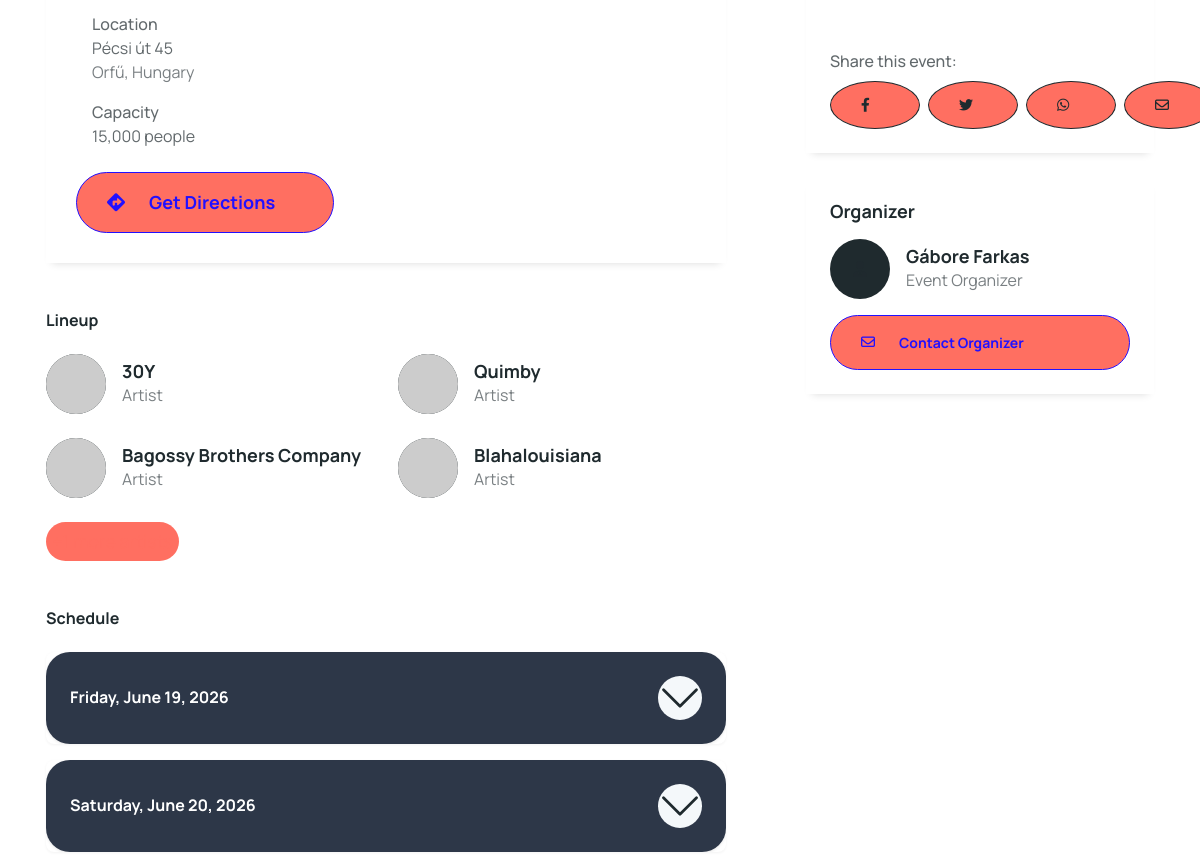
The page /php/festival-detail.php?id=24 (middle part) on the database as committed earlier.
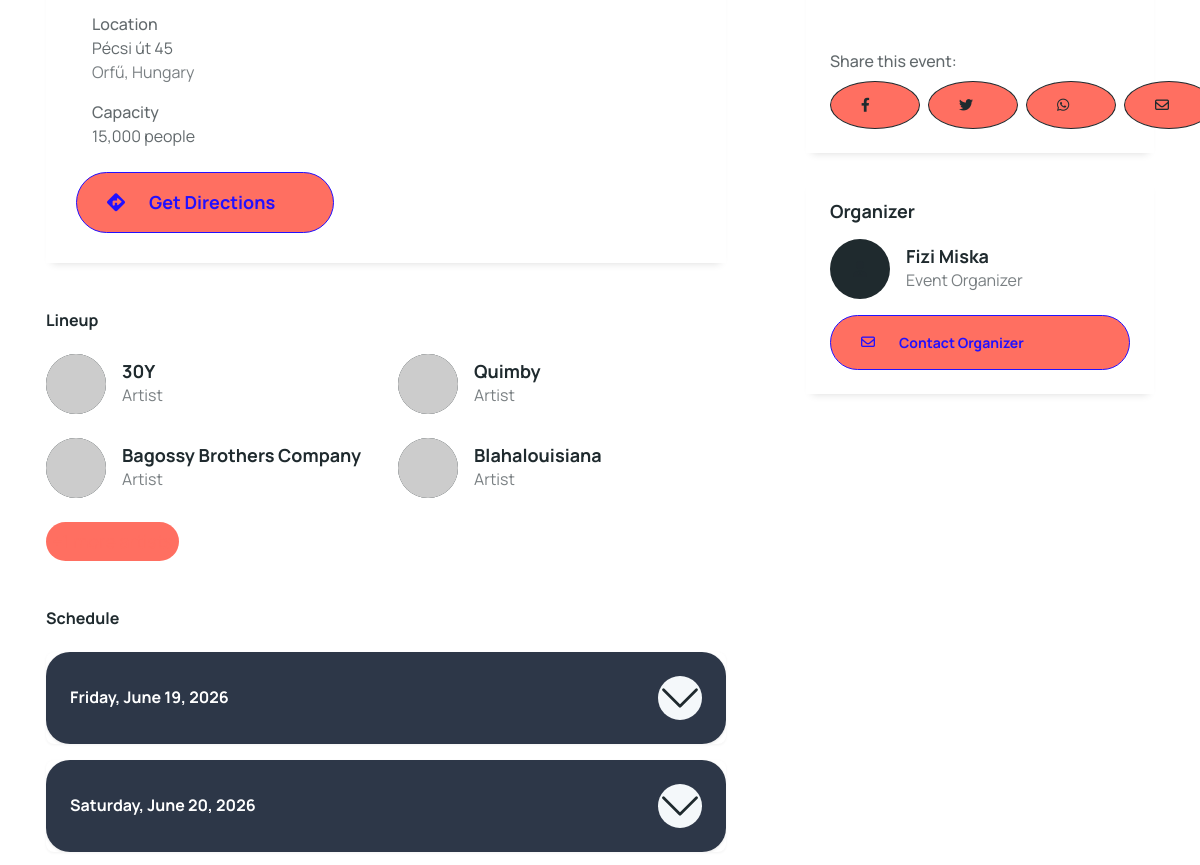
The same page on the database as committed later.
### tables this page shows
CREATE TABLE `events` (
  `id` int(11) NOT NULL,
  `name` varchar(200) NOT NULL,
  `slogan` varchar(255) DEFAULT NULL,
  `lineup` text NOT NULL DEFAULT 'No lineup announced yet :(',
  `start_date` datetime NOT NULL,
  `end_date` datetime NOT NULL,
  `description` text DEFAULT NULL,
  `cover_image` varchar(255) NOT NULL,
  `organizer_id` int(11) NOT NULL,
  `venue_id` int(11) DEFAULT NULL,
  `total_tickets` int(11) NOT NULL
);

CREATE TABLE `venues` (
  `id` int(11) NOT NULL,
  `name` varchar(150) NOT NULL,
  `address` varchar(255) NOT NULL,
  `city` varchar(50) NOT NULL,
  `country` varchar(50) NOT NULL,
  `cover_image` varchar(255) DEFAULT NULL,
  `capacity` int(11) NOT NULL,
  `story` text DEFAULT NULL
);

CREATE TABLE `users` (
  `id` int(11) NOT NULL,
  `last_name` varchar(50) NOT NULL,
  `first_name` varchar(50) NOT NULL,
  `email` varchar(60) NOT NULL,
  `password_hash` varchar(255) NOT NULL,
  `city` varchar(40) DEFAULT NULL,
  `birth_date` date DEFAULT NULL,
  `phone_number` varchar(30) DEFAULT NULL,
  `role` enum('raver','organizer','worker','admin') NOT NULL DEFAULT 'raver',
  `created_at` timestamp NOT NULL DEFAULT current_timestamp(),
  `reg_token` varchar(64) DEFAULT NULL,
  `reg_token_expires` datetime DEFAULT NULL,
  `is_verified` tinyint(1) DEFAULT 0
);

### php/festival-detail.php (the view, shortened to what this page needs)
<?php
$festival_id = (int)$_GET['id'];
try {
    $pdo = db_connect();
    $sql = "SELECT e.*,
                   v.name as venue_name,
                   v.address,
                   v.city,
                   v.country,
                   v.cover_image as venue_cover,
                   v.capacity as venue_capacity,
                   u.first_name as organizer_first_name,
                   u.last_name as organizer_last_name
            FROM events e
            LEFT JOIN venues v ON e.venue_id = v.id
            LEFT JOIN users u ON e.organizer_id = u.id
            WHERE e.id = ?";
    $stmt = $pdo->prepare($sql);
    $stmt->execute([$festival_id]);
    $festival = $stmt->fetch(PDO::FETCH_ASSOC);
    $start_date = new DateTime($festival['start_date']);
    $end_date = new DateTime($festival['end_date']);
} catch (Exception $e) {
    error_log('Database error in festival-detail.php: ' . $e->getMessage());
    header('Location: festivals.php');
    exit();
}
?>
<!doctype html>
<html lang="en">
<?php include 'header.php'; ?>
<head>
  <link rel="stylesheet" href="http://localhost:63342/Diplomamunka-26222041/assets/libs/owl.carousel/dist/assets/owl.carousel.min.css">
  <link rel="stylesheet" href="http://localhost:63342/Diplomamunka-26222041/assets/libs/aos-master/dist/aos.css">
  <link rel="stylesheet" href="http://localhost:63342/Diplomamunka-26222041/assets/css/styles.css" />
  <link rel="stylesheet" href="https://cdnjs.cloudflare.com/ajax/libs/font-awesome/6.0.0/css/all.min.css">
</head>
<body>
  <div class="page-wrapper overflow-hidden">
    <section class="py-5 py-lg-8 py-xl-8">
      <div class="container">
        <div class="row">
          <div class="col-lg-8">
            <div class="pe-lg-5">
              <?php if (!empty($festival['venue_name'])): ?>
              <div class="mb-5">
                <div class="card border-0 shadow-sm">
                  <div class="card-body">
                    <div class="venue-details">
                      <div class="d-flex align-items-start gap-3 mb-3">
                        <div>
                          <p class="mb-0 fw-medium">Location</p>
                          <p class="mb-0"><?php echo htmlspecialchars($festival['address']); ?></p>
                          <p class="mb-0 text-muted">
                            <?php
                            $location_parts = [];
                            if (!empty($festival['city'])) $location_parts[] = $festival['city'];
                            if (!empty($festival['country'])) $location_parts[] = $festival['country'];
                            echo htmlspecialchars(implode(', ', $location_parts));
                            ?>
                          </p>
                        </div>
                      </div>
                      <?php if (!empty($festival['venue_capacity'])): ?>
                      <div class="d-flex align-items-center gap-3 mb-3">
                        <div>
                          <p class="mb-0 fw-medium">Capacity</p>
                          <p class="mb-0"><?php echo number_format($festival['venue_capacity']); ?> people</p>
                        </div>
                      </div>
                      <?php endif; ?>
                      <div class="mt-4">
                        <a href="https://www.google.com/maps/dir//<?php echo urlencode($festival['address'] . ', ' . $festival['city'] . ', ' . $festival['country']); ?>"
                           target="_blank" class="btn btn-outline-primary">
                          <i class="fas fa-directions me-2"></i>Get Directions
                        </a>
                      </div>
                    </div>
                  </div>
                </div>
              </div>
              <?php endif; ?>
              <?php if (!empty($festival['lineup'])): ?>
              <div class="mb-5">
                <h3 class="fs-4 fw-bold mb-4">Lineup</h3>
                <div class="row g-4">
                  <?php
                  $performers = explode(',', $festival['lineup']);
                  foreach (array_slice($performers, 0, 4) as $performer):
                  ?>
                  <div class="col-md-6">
                    <div class="d-flex align-items-center gap-3">
                      <div class="rounded-circle bg-light" style="width: 60px; height: 60px; overflow: hidden;">
                        <img src="https://ui-avatars.com/api/?name=<?php echo urlencode(trim($performer)); ?>"
                             alt="<?php echo htmlspecialchars(trim($performer)); ?>"
                             class="img-fluid">
                      </div>
                      <div>
                        <h4 class="mb-0 fs-5 fw-bold"><?php echo htmlspecialchars(trim($performer)); ?></h4>
                        <span class="text-muted">Artist</span>
                      </div>
                    </div>
                  </div>
                  <?php endforeach; ?>
                  <?php if (count($performers) > 4): ?>
                  <div class="col-12">
                    <button class="btn btn-link text-primary p-0" style="padding: 5px !important;">+<?php echo (count($performers) - 4); ?> more artists</button>
                  </div>
                  <?php endif; ?>
                </div>
              </div>
              <?php endif; ?>
              <div class="mb-5">
                <h3 class="fs-4 fw-bold mb-4">Schedule</h3>
                <div class="accordion" id="scheduleAccordion">
                  <?php
                  $interval = new DateInterval('P1D');
                  $periodEnd = clone $end_date;
                  $period = new DatePeriod($start_date, $interval, $periodEnd->modify('+1 day'));
                  $dayCount = 1;
                  foreach ($period as $date):
                      $dayName = $date->format('l');
                      $formattedDate = $date->format('F j, Y');
                      $dayId = 'day' . $dayCount;
                  ?>
                  <div class="accordion-item mb-3 border-0">
                    <h2 class="accordion-header" id="heading<?php echo $dayCount; ?>">
                      <button class="accordion-button collapsed rounded-3 p-4 fw-bold" type="button"
                              data-bs-toggle="collapse" data-bs-target="#<?php echo $dayId; ?>"
                              aria-expanded="false"
                              aria-controls="<?php echo $dayId; ?>">
                        <?php echo $dayName; ?>, <?php echo $formattedDate; ?>
                      </button>
                    </h2>
                  </div>
                  <?php
                      $dayCount++;
                  endforeach;
                  ?>
                </div>
              </div>
            </div>
          </div>
          <div class="col-lg-4 mt-5 mt-lg-0">
            <div class="sticky-sidebar">
              <div class="card border-0 shadow-sm p-4">
                <div class="mt-4">
                  <p class="fw-medium mb-2">Share this event:</p>
                  <div class="d-flex gap-2">
                    <a href="https://www.facebook.com/sharer/sharer.php?u=<?php echo urlencode((isset($_SERVER['HTTPS']) && $_SERVER['HTTPS'] === 'on' ? "https" : "http") . "://$_SERVER[HTTP_HOST]$_SERVER[REQUEST_URI]"); ?>"
                       target="_blank" class="btn btn-outline-secondary btn-sm rounded-circle">
                      <i class="fab fa-facebook-f"></i>
                    </a>
                    <a href="https://twitter.com/intent/tweet?url=<?php echo urlencode((isset($_SERVER['HTTPS']) && $_SERVER['HTTPS'] === 'on' ? "https" : "http") . "://$_SERVER[HTTP_HOST]$_SERVER[REQUEST_URI]"); ?>&text=<?php echo urlencode('Check out ' . $festival['name'] . '!'); ?>"
                       target="_blank" class="btn btn-outline-secondary btn-sm rounded-circle">
                      <i class="fab fa-twitter"></i>
                    </a>
                    <a href="whatsapp://send?text=<?php echo urlencode('Check out ' . $festival['name'] . ' - ' . (isset($_SERVER['HTTPS']) && $_SERVER['HTTPS'] === 'on' ? "https" : "http") . "://$_SERVER[HTTP_HOST]$_SERVER[REQUEST_URI]"); ?>"
                       target="_blank" class="btn btn-outline-secondary btn-sm rounded-circle">
                      <i class="fab fa-whatsapp"></i>
                    </a>
                    <a href="mailto:?subject=<?php echo urlencode($festival['name']); ?>&body=<?php echo urlencode('Check out this event: ' . $festival['name'] . ' - ' . (isset($_SERVER['HTTPS']) && $_SERVER['HTTPS'] === 'on' ? "https" : "http") . "://$_SERVER[HTTP_HOST]$_SERVER[REQUEST_URI]"); ?>"
                       class="btn btn-outline-secondary btn-sm rounded-circle">
                      <i class="far fa-envelope"></i>
                    </a>
                  </div>
                </div>
              </div>
              <div class="card border-0 shadow-sm mt-4 p-4">
                <h4 class="fs-5 fw-bold mb-3">Organizer</h4>
                <div class="d-flex align-items-center gap-3">
                  <div class="rounded-circle bg-light d-flex align-items-center justify-content-center"
                       style="width: 60px; height: 60px;">
                    <i class="fas fa-user-tie fs-4 text-muted"></i>
                  </div>
                  <div>
                    <h5 class="mb-0 fw-bold">
                      <?php
                      $organizer_name = trim($festival['organizer_first_name'] . ' ' . $festival['organizer_last_name']);
                      echo !empty($organizer_name) ? htmlspecialchars($organizer_name) : 'Event Organizer';
                      ?>
                    </h5>
                    <p class="mb-0 text-muted">Event Organizer</p>
                  </div>
                </div>
                <a href="#" class="btn btn-outline-primary btn-sm mt-3 w-100">
                  <i class="far fa-envelope me-2"></i>Contact Organizer
                </a>
              </div>
            </div>
          </div>
        </div>
      </div>
    </section>
  </div>
</body>
</html>

### php/header.php (shortened to what this page needs)
<!DOCTYPE html>
<html lang="hu">
<head>
    <link href="https://cdn.jsdelivr.net/npm/bootstrap@5.3.0/dist/css/bootstrap.min.css" rel="stylesheet">
    <link rel="stylesheet" href="/Diplomamunka-26222041/assets/css/styles.css">
</head>
<body>

### php/festival-detail.php (style rules this page uses)
:root { --primary: #FF6F61; --primary-hover: #e65a4d; --secondary: #1F2A2E; --accent: #2210FF; --light-gray: #F4F8FA; --dark-text: #1F2A2E; --muted-text: rgba(31, 42, 46, 0.6); }
.btn-accent-blue, .btn-outline-primary { color: var(--accent) !important; border-color: var(--accent) !important; }
.text-muted { color: var(--muted-text) !important; }
.card { border: 1px solid rgba(0, 0, 0, 0.05); transition: transform 0.2s ease, box-shadow 0.2s ease; }
.accordion-button { color: #fff !important; background-color: #2d3748 !important; font-weight: 500; border: none; box-shadow: 0 1px 3px rgba(0, 0, 0, 0.1); padding: 1.25rem 1.5rem; transition: all 0.2s ease; }
.accordion-button::after { transition: transform 0.3s ease; }
.accordion-item { border: 1px solid rgba(0, 0, 0, 0.05); border-radius: 0.5rem !important; overflow: hidden; margin-bottom: 0.75rem; background-color: white; box-shadow: 0 1px 3px rgba(0, 0, 0, 0.05); transition: all 0.3s ease; }
.sticky-sidebar { position: sticky; top: 100px; z-index: 1; transition: top 0.3s ease; height: fit-content; }

Rows that differ between the two databases and show on the page:
changed events "Quimby": organizer.last_name "Gábore Farkas" → "Fizi Miska"
